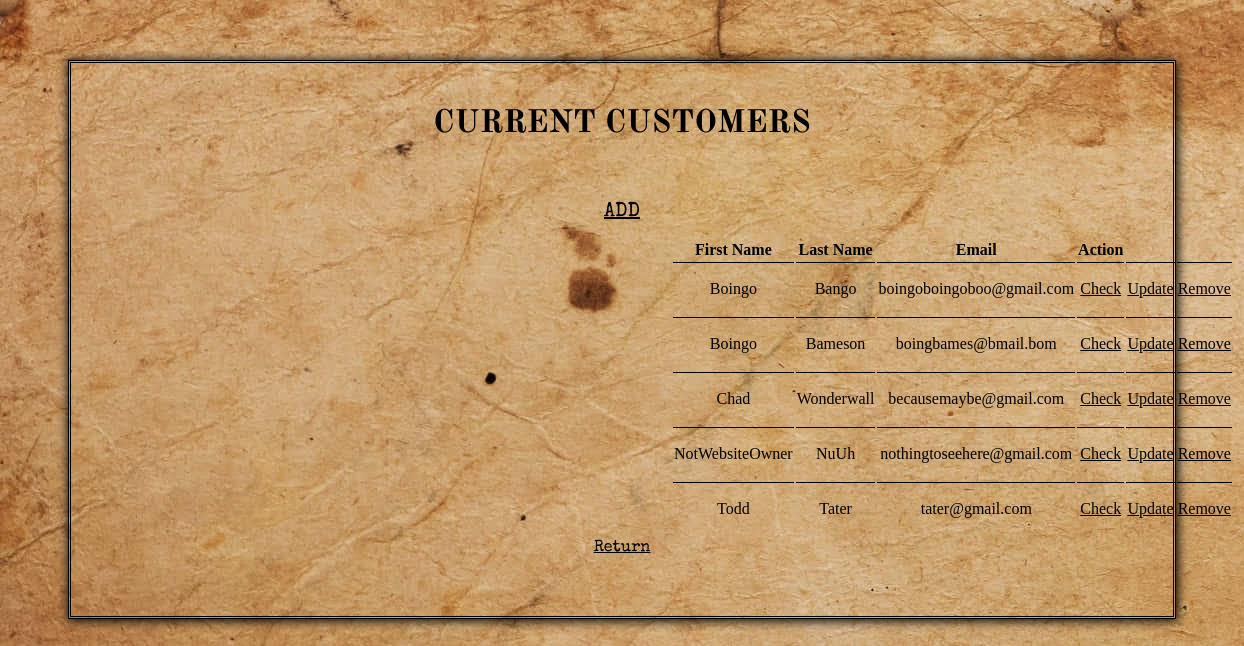
/abyssness/website/customer/customer.php, run on the app's committed database.
### tables this page shows
CREATE TABLE `customer` (
  `CustomerID` int(11) NOT NULL,
  `username` varchar(255) NOT NULL,
  `pword` varchar(255) NOT NULL,
  `first_name` varchar(100) NOT NULL,
  `last_name` varchar(100) NOT NULL,
  `phone` varchar(15) NOT NULL,
  `email` varchar(100) NOT NULL,
  `strt_ad` varchar(100) NOT NULL,
  `postcode` varchar(5) NOT NULL,
  `city` varchar(100) NOT NULL
);

### abyssness/website/customer/customer.php (the view, shortened to what this page needs)
<!DOCTYPE html>
<html lang="en">
<head>
    <link rel="stylesheet" href="../css/main.css">
    <link rel="stylesheet" href="../css/header.css">
</head>
<body>
    <div class="container">
        <div id="subIntro">
            <h1>CURRENT CUSTOMERS</h1>
        </div>
        <div>
            <p>
                <a href="add_customer.php" id="return" style="font-size:20px;">ADD</a>
            </p>
            <table class="table">
                <thead>
                    <tr>
                        <th>First Name</th>
                        <th>Last Name</th>
                        <th>Email</th>
                        <th>Action</th>
                    </tr>
                </thead>
                <tbody>
                    <?php
                        $db = new Database();
                        $pdo = $db->connect();
                        $sql = 'SELECT * FROM customer ORDER BY first_name, last_name DESC';
                        $pdo->exec("set names utf8");
                        foreach ($pdo->query($sql) as $row) {
                            echo '<tr>';
                            echo '<td><p>'. $row['first_name']. '</p></td>';
                            echo '<td><p>'. $row['last_name']. '</p></td>';
                            echo '<td><p>'. $row['email']. '</p></td>';
                            echo '<td><a href="check_customer.php?CustomerID='.$row['CustomerID'].'">Check</a> ';
                            echo '<td><a href="update_customer.php?CustomerID='.$row['CustomerID'].'">Update</a> ';
                            echo '<td><a href="remove_customer.php?CustomerID='.$row['CustomerID'].'">Remove</a> ';
                            echo '</td>';
                            echo '</tr>';
                        }
                    ?>
                </tbody>
            </table>
        </div>
        <a id="return" href="../aprofile.php">Return</a>
    </div>
</body>
</html>

### abyssness/website/css/main.css (style rules this page uses)
body { background-color: #C8A681; background-image: url(cssimg/wrinky_paper.jpg); background-attachment: scroll; }
h1 { text-decoration: none; font-family: cursive; }
#subIntro { display: flex; justify-content: center; text-align: center; padding: 20px; }
#subIntro h1 { font-family: subArticle; font-variant: small-caps; }

### abyssness/website/customer/customer.php (style rules this page uses)
.container { text-align: center; border-style: double; padding-bottom: 60px; margin-left: 60px; margin-right: 60px; margin-top: 60px; box-shadow: 1px 1px 10px 1px; }
.table { margin-left: 600px; }
td { border-top: 1px solid; }
td a { color: black; }
#return { padding-top: 30px; text-align: center; font-family: scpTypeWriter2; color: black; }

### data on the page
customer: first_name "Boingo", last_name "Bango", email "boingoboingoboo@gmail.com"
customer: first_name "Boingo", last_name "Bameson", email "boingbames@bmail.bom"
customer: first_name "Chad", last_name "Wonderwall", email "becausemaybe@gmail.com"
customer: first_name "NotWebsiteOwner", last_name "NuUh", email "nothingtoseehere@gmail.com"
customer: first_name "Todd", last_name "Tater", email "tater@gmail.com"
